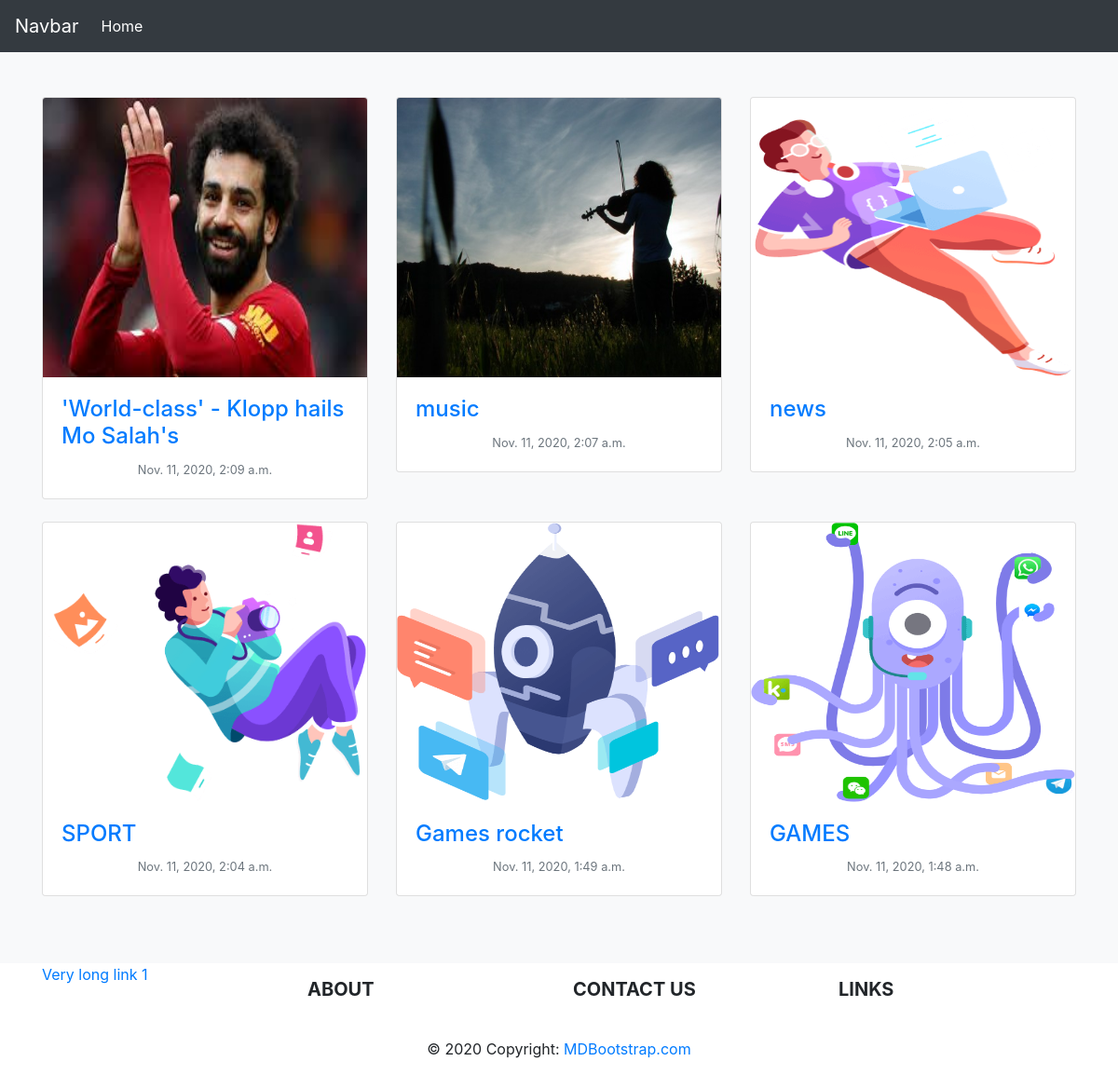
The page / on the database its author committed.
### core/models.py (models this page shows, shortened)
class Core(models.Model):
    title = models.CharField(max_length=200)
    excpert = models.TextField(null=True)
    author = models.ForeignKey(User , on_delete=models.CASCADE)
    slug = models.SlugField(max_length=200 , unique=True)
    image = models.ImageField(upload_to ='uploads/')
    updated = models.DateTimeField(auto_now=True)
    puplished = models.DateTimeField(default=timezone.now)
    def get_absolute_url(self):
        return reverse("core:singleview", args=[self.slug] )
    class Meta:
        ordering = ['-puplished']
        verbose_name_plural = 'Core'

### core/views.py (the view)
class IndexView(ListView):
    model = Core
    template_name = 'core/core_list.html'

### templates/core/core_list.html
{% extends 'core/base.html' %}
{% load static %}
{% block content%}
<div class="album py-5 bg-light">
    <div class="container">
        <div class="row">
            {% for core in object_list %}
            <div class="col-md-4">
                <div class="card mb-4 box-shadow">
                    <img class='card-img-top' src="{{ core.image.url }}" alt='card image cap' width="500" height="300">
                    <div class="card-body">
                        <h4 class=""><a href="{{core.get_absolute_url}}">{{core.title}}</a></h4>
                        <div class="d-flex justify-content-center align-items-center">
                            <div class="">
                                <small class="text-muted">{{core.puplished}}</small>
                            </div>
                        </div>
                    </div>
                </div>
            </div>
            {% endfor %}
        </div>
    </div>
</div>
{% endblock%}

### templates/core/base.html (shortened to what this page needs)
<!doctype html>
<html lang="en">
<head>
    <link rel="stylesheet" href="https://stackpath.bootstrapcdn.com/bootstrap/4.4.1/css/bootstrap.min.css"
>
</head>
<body>
    {% include 'core/navbar.html' %}
    {% block content%}
    {% endblock%}
    {% include 'core/footer.html' %}
</body>
</html>

### templates/core/navbar.html (shortened to what this page needs)
<nav class="navbar navbar-expand-lg navbar-dark bg-dark">
    <a class="navbar-brand" href="#">Navbar</a>
    <div class="collapse navbar-collapse" id="navbarNavAltMarkup">
        <ul class="navbar-nav mr-auto">
            <li class="nav-item active" href="#">
                <a class="nav-link" href="/">Home</a>
            </li>
        </ul>
    </div>
</nav>

### templates/core/footer.html (shortened to what this page needs)
<footer class="page-footer font-small indigo">
    <div class="container text-center text-md-left">
        <div class="row">
            <div class="col-md-3 mx-auto">
                <ul class="list-unstyled">
                    <li>
                        <a href="#!">Very long link 1</a>
                    </li>
                </ul>
            </div>
            <div class="col-md-3 mx-auto">
                <h5 class="font-weight-bold text-uppercase mt-3 mb-4">about</h5>
            </div>
            <div class="col-md-3 mx-auto">
                <h5 class="font-weight-bold text-uppercase mt-3 mb-4">contact us</h5>
            </div>
            <div class="col-md-3 mx-auto">
                <h5 class="font-weight-bold text-uppercase mt-3 mb-4">Links</h5>
            </div>
        </div>
    </div>
    <div class="footer-copyright text-center py-3">© 2020 Copyright:
        <a href="https://mdbootstrap.com/"> MDBootstrap.com</a>
    </div>
</footer>

### rows shown on the page
Core: image (picture), title "'World-class' - Klopp hails Mo Salah's", puplished "Nov. 11, 2020, 2:09 a.m."
Core: image (picture), title "music", puplished "Nov. 11, 2020, 2:07 a.m."
Core: image (picture), title "news", puplished "Nov. 11, 2020, 2:05 a.m."
Core: image (picture), title "SPORT", puplished "Nov. 11, 2020, 2:04 a.m."
Core: image (picture), title "Games rocket", puplished "Nov. 11, 2020, 1:49 a.m."
Core: image (picture), title "GAMES", puplished "Nov. 11, 2020, 1:48 a.m."
